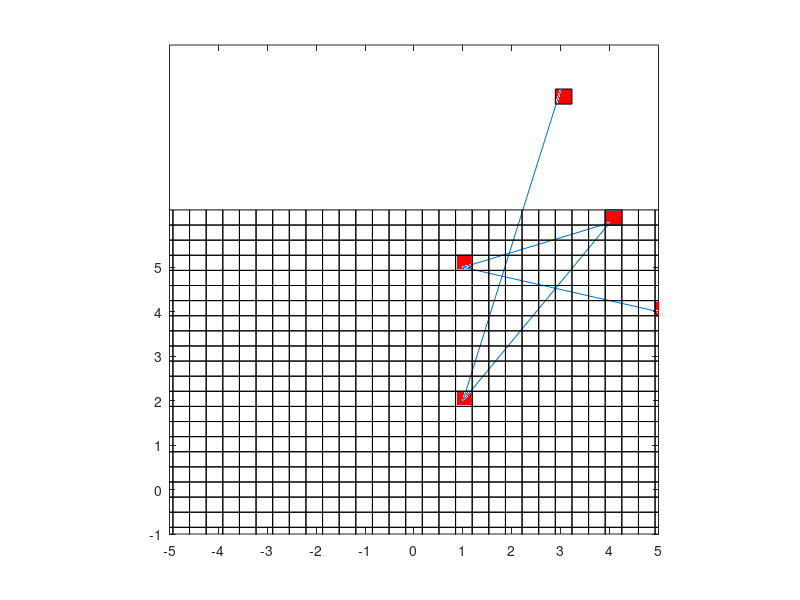

The MATLAB script that drew this image:
%% Occupance Grid plot
function squareGrid()

    X = [3,1,4,1,5]
    Y = [9,2,6,5,4]

    figure(4);
    plot(X,Y);
    xlim([-5,5]);
    ylim([-1,10]);
    
    set(gca,'xtick',-5:5);
    set(gca,'ytick',-5:5);
    axis square;

    diameter = .34;
    radius = diameter/2;

    size_of_grid = 18;
    w = diameter;
    h = diameter;
        
    for y_index = -size_of_grid-1:size_of_grid-1
    
        for x_index = -size_of_grid-1:size_of_grid
            
            x = (2*x_index+1)*radius;
            y = (2*y_index+1)*radius;
    
            rectangle('Position',[x,y,w,h]); 
        end
    
    end
                
    for m = 1:length(X)

        x_c = floor((X(m)+radius)/diameter)*diameter-radius;
        y_c = floor((Y(m)+radius)/diameter)*diameter-radius;

        rectangle('Position',[x_c,y_c,w,h],'FaceColor','r');

    end

end